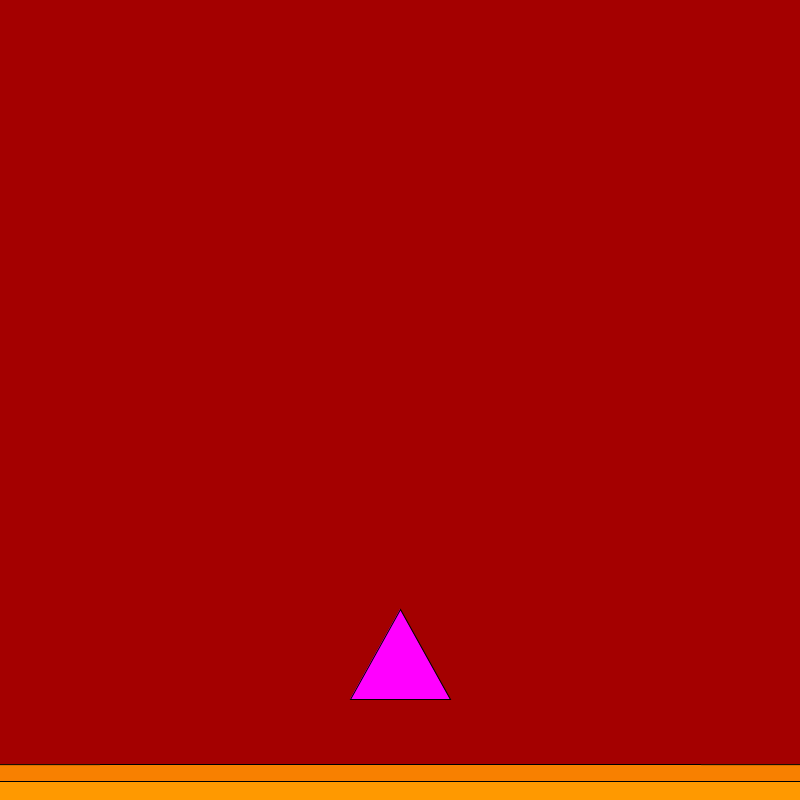
Frame 1 (no input)
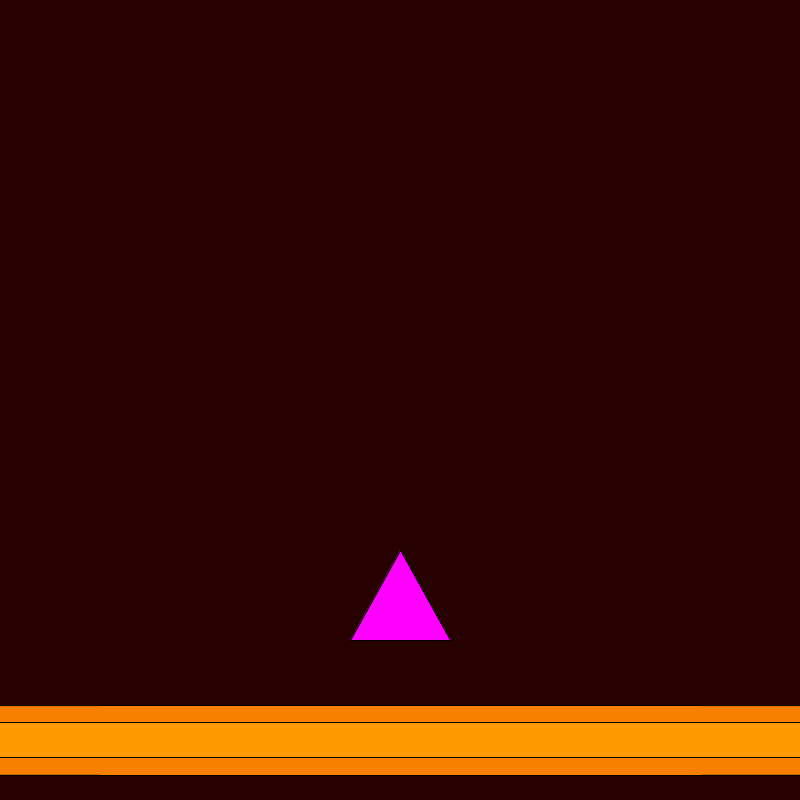
Frame 60 (the mouse pressed at the canvas centre just before this capture)
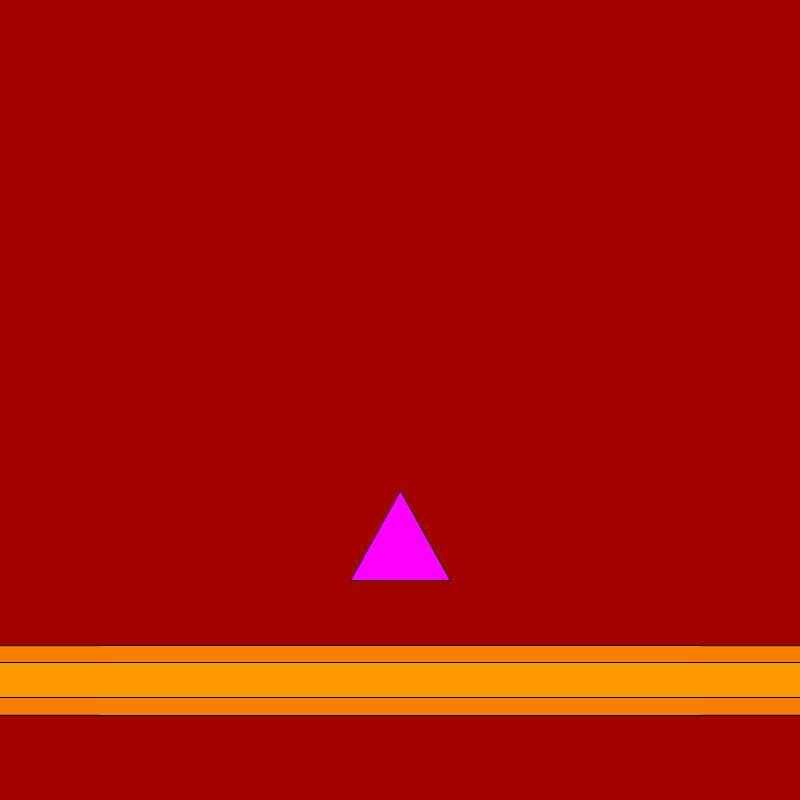
Frame 120 (the mouse held since frame 60 and released just before this capture)

The Processing sketch that drew these frames (run headless with seeded random() and noise(); from frame 60 on, the mouse is pressed at the canvas centre):

// Processing sketch: rocket_ship
// ── rocket_ship.pde
int x = 400; 
int y = 600; 

void setup() {

    size(800, 800);

}

void draw() {
    background(0, 0, 40);
    y=y-1;
    fill(random(255), 0, 0);
    ellipse(x, y + 150,10000, 10000);
    fill(248, 128, 0);
    ellipse(x, y + 200, 10000, 70);
    fill(255, 153, 0);
    ellipse(x, y + 200, 10000, 35);
    fill(1000,0, 400);
    triangle(x, y + 10, x + 50, y + 100, x - 50, y + 100);
    
    
    
}
